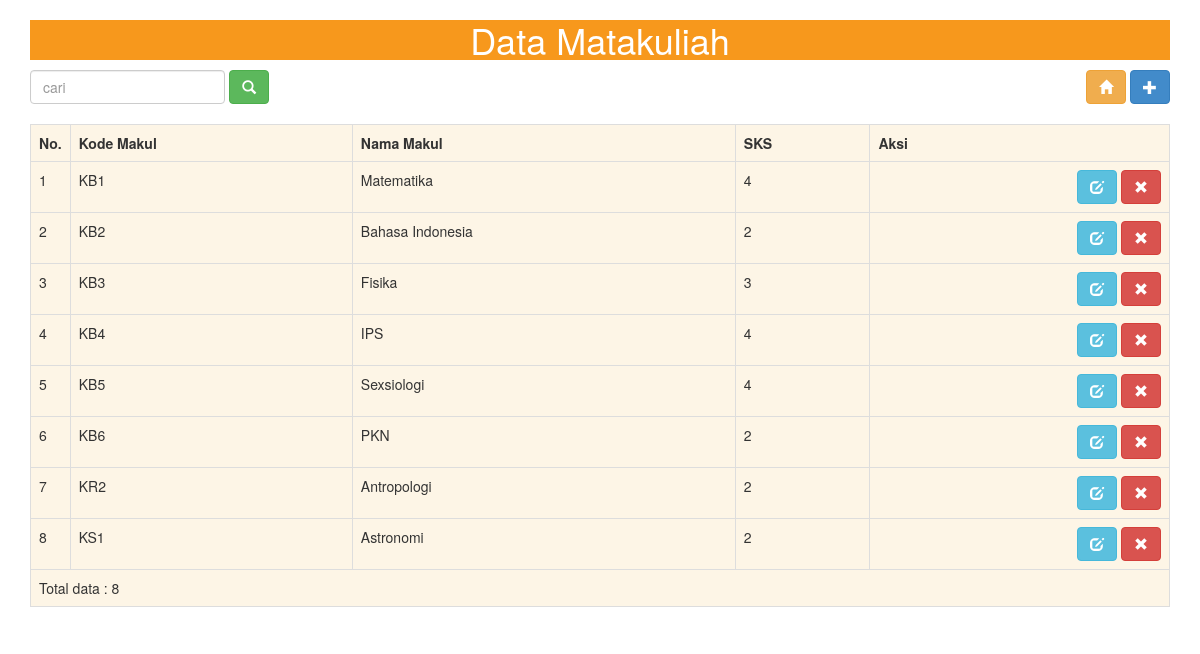
The page /matakuliah/index.php on the database its author committed.
### tables this page shows
CREATE TABLE IF NOT EXISTS `matakuliah` (
  `id` int(11) NOT NULL AUTO_INCREMENT,
  `kode_makul` varchar(5) NOT NULL,
  `nama_makul` varchar(20) NOT NULL,
  `sks` int(11) NOT NULL,
  PRIMARY KEY (`id`)
);

### koneksi/dbh.php (called while the page is built)
<?php
	class DBH {
		private static $dns="mysql:dbname=universitas;host=localhost;";
		private static $user = "root";
		private static $pass= "";
		public static function createConnection()
		{
			return new PDO(self::$dns,self::$user,self::$pass);
		}
	}
?>

### matakuliah/RepositoryMakul.php (called while the page is built, shortened)
<?php
	require_once "../koneksi/dbh.php";
	class RepositoryMakul{
		private $dbh;
		private $rowCount;
		private $query = "SELECT * FROM matakuliah ORDER BY kode_makul";
		public function __construct()
		{
			$this->dbh = DBH::createConnection();
		}
		public function getAll()
		{
			$query = $this->dbh->prepare($this->query);
			$query->execute();
			$this->rowCount = $query->rowCount();
			return $query->fetchAll(PDO::FETCH_OBJ);
		}
		public function rowCount()
		{
			return $this->rowCount;
		}
	}
?>

### matakuliah/index.php (the view, shortened to what this page needs)
<?php
require_once "RepositoryMakul.php";
$repo = new RepositoryMakul();
if (isset($_GET['q']))
	{
		$result = $repo->getByKatakunci($_GET['q']);
	}
	else
	{
		$result= $repo->getAll();
	}
?>
<!DOCTYPE html>
<html lang="en">
<head>
	<link rel="stylesheet" type="text/css" href="../css/bootstrap.min.css">
    <link rel="stylesheet" type="text/css" href="../css/customes.css">
</head>
<body>
<div class="container">
<h1>Data Matakuliah</h1>
	<div class="row">
		<div class="col-md-4">
			<form class="form-inline" method="get">
				<input type="text" class="form-control" placeholder="cari" name="q">
				<button type="submit" class="btn btn-success"><i class="glyphicon glyphicon-search"></i></button>
			</form><br>
		</div>
		<div class="col-md-4">
		</div>
		<div class="col-md-4" align="right" >
			<a href="../index.php"><button class="btn btn-warning" ><i class="glyphicon glyphicon-home"></i></button></a>
			<a href="insert.php"><button class="btn btn-primary" ><i class="glyphicon glyphicon-plus"></i></button></a>
		</div>
	</div>
	<table class="table table-bordered">
		<tr>
			<th width="20">No.</th>
			<th>Kode Makul</th>
			<th>Nama Makul</th>
			<th>SKS</th>
			<th>Aksi</th>
		</tr>
		<?php
			$no = 1;
			foreach ($result as $row)
			{
		?>
		<tr>
			<td><?php echo $no++; ?></td>
			<td><?php echo $row->kode_makul; ?></td>
			<td><?php echo $row->nama_makul; ?></td>
			<td><?php echo $row->sks; ?></td>
			<td align="right">
				<a href="edit.php?id=<?php echo $row->id; ?>"><button class="btn btn-info" ><i class="glyphicon glyphicon-edit"></i></button></a>
				<a href="index.php?id=<?php echo $row->id; ?>&aksi=hapus" onclick="return confirm('Yakin akan di hapus');"><button class="btn btn-danger" ><i class="glyphicon glyphicon-remove"></i></button></a>
			</td>
		</tr>
		<?php
			}
		?>
		<tr>
			<td colspan="5"><?php echo "Total data : ".$repo->rowCount(); ?></td>
		</tr>
	</table>
</div>
</body>
</html>

### css/customes.css (style rules this page uses)
a { -moz-transition: all 0.5s ease-out; -o-transition: all 0.5s ease-out; -webkit-transition: all 0.5s ease-out; -ms-transition: all 0.5s ease-out; transition: all 0.5s ease-out; color: #F7981C; }
.table { background-color: #fdf5e6; }
h1 { background-color: #F7981C; color: white; text-align: center; }

### rows shown on the page
matakuliah: kode_makul "KB1", nama_makul "Matematika", sks "4"
matakuliah: kode_makul "KB2", nama_makul "Bahasa Indonesia", sks "2"
matakuliah: kode_makul "KB3", nama_makul "Fisika", sks "3"
matakuliah: kode_makul "KB4", nama_makul "IPS", sks "4"
matakuliah: kode_makul "KB5", nama_makul "Sexsiologi", sks "4"
matakuliah: kode_makul "KB6", nama_makul "PKN", sks "2"
matakuliah: kode_makul "KR2", nama_makul "Antropologi", sks "2"
matakuliah: kode_makul "KS1", nama_makul "Astronomi", sks "2"

### other values the page prints
$repo->rowCount() "8"
